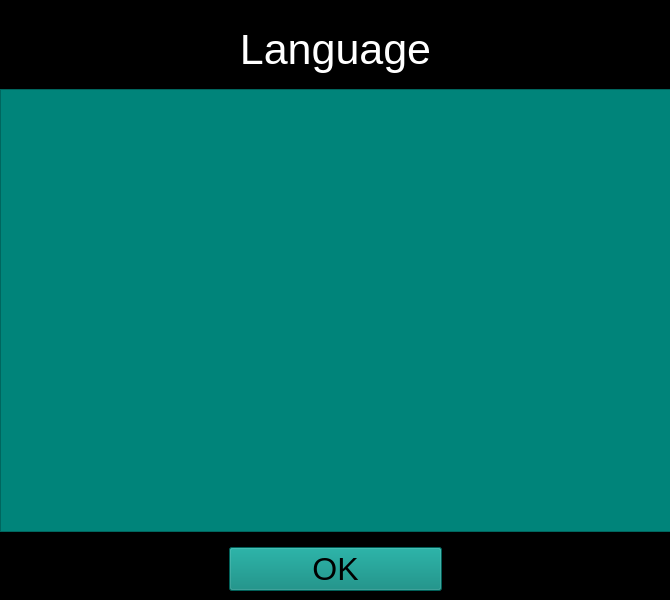
<?xml version="1.0" encoding="UTF-8"?>
<ui version="4.0">
 <class>language_window</class>
 <widget class="QMainWindow" name="language_window">
  <property name="geometry">
   <rect>
    <x>0</x>
    <y>0</y>
    <width>670</width>
    <height>600</height>
   </rect>
  </property>
  <property name="windowTitle">
   <string>MainWindow</string>
  </property>
  <property name="styleSheet">
   <string notr="true">color: rgb(255, 255, 255);
background-color: rgb(0, 0, 0);</string>
  </property>
  <widget class="QWidget" name="centralwidget">
   <widget class="QStackedWidget" name="stackedWidget">
    <property name="geometry">
     <rect>
      <x>0</x>
      <y>0</y>
      <width>670</width>
      <height>600</height>
     </rect>
    </property>
    <property name="sizePolicy">
     <sizepolicy hsizetype="Expanding" vsizetype="Expanding">
      <horstretch>0</horstretch>
      <verstretch>0</verstretch>
     </sizepolicy>
    </property>
    <property name="frameShape">
     <enum>QFrame::NoFrame</enum>
    </property>
    <property name="frameShadow">
     <enum>QFrame::Plain</enum>
    </property>
    <property name="currentIndex">
     <number>0</number>
    </property>
    <widget class="QWidget" name="page">
     <widget class="QWidget" name="verticalLayoutWidget">
      <property name="geometry">
       <rect>
        <x>0</x>
        <y>0</y>
        <width>671</width>
        <height>601</height>
       </rect>
      </property>
      <layout class="QVBoxLayout" name="verticalLayout">
       <property name="spacing">
        <number>15</number>
       </property>
       <property name="sizeConstraint">
        <enum>QLayout::SetDefaultConstraint</enum>
       </property>
       <property name="topMargin">
        <number>25</number>
       </property>
       <property name="bottomMargin">
        <number>10</number>
       </property>
       <item>
        <widget class="QLabel" name="label">
         <property name="font">
          <font>
           <pointsize>32</pointsize>
          </font>
         </property>
         <property name="styleSheet">
          <string notr="true">color: rgb(255, 255, 255);
background-color: rgb(0, 0, 0);</string>
         </property>
         <property name="text">
          <string>Language</string>
         </property>
         <property name="alignment">
          <set>Qt::AlignCenter</set>
         </property>
        </widget>
       </item>
       <item>
        <widget class="QListWidget" name="languages_list">
         <property name="font">
          <font>
           <family>Ubuntu</family>
           <pointsize>20</pointsize>
           <weight>50</weight>
           <italic>false</italic>
           <bold>false</bold>
           <kerning>false</kerning>
          </font>
         </property>
         <property name="styleSheet">
          <string notr="true">background-color: rgb(0, 132, 122);
color: rgb(0, 0, 0);</string>
         </property>
         <property name="autoScrollMargin">
          <number>20</number>
         </property>
        </widget>
       </item>
       <item>
        <layout class="QHBoxLayout" name="horizontalLayout">
         <property name="sizeConstraint">
          <enum>QLayout::SetDefaultConstraint</enum>
         </property>
         <item>
          <widget class="Line" name="line">
           <property name="sizePolicy">
            <sizepolicy hsizetype="Expanding" vsizetype="Fixed">
             <horstretch>0</horstretch>
             <verstretch>0</verstretch>
            </sizepolicy>
           </property>
           <property name="orientation">
            <enum>Qt::Horizontal</enum>
           </property>
          </widget>
         </item>
         <item>
          <widget class="QPushButton" name="ok_button">
           <property name="sizePolicy">
            <sizepolicy hsizetype="Expanding" vsizetype="Fixed">
             <horstretch>0</horstretch>
             <verstretch>0</verstretch>
            </sizepolicy>
           </property>
           <property name="font">
            <font>
             <pointsize>24</pointsize>
            </font>
           </property>
           <property name="styleSheet">
            <string notr="true">background-color: rgb(0, 132, 122);
color: rgb(0, 0, 0);</string>
           </property>
           <property name="text">
            <string>OK</string>
           </property>
          </widget>
         </item>
         <item>
          <widget class="Line" name="line_2">
           <property name="sizePolicy">
            <sizepolicy hsizetype="Expanding" vsizetype="Minimum">
             <horstretch>0</horstretch>
             <verstretch>0</verstretch>
            </sizepolicy>
           </property>
           <property name="orientation">
            <enum>Qt::Vertical</enum>
           </property>
          </widget>
         </item>
        </layout>
       </item>
      </layout>
     </widget>
    </widget>
    <widget class="QWidget" name="page_2">
     <widget class="QWidget" name="verticalLayoutWidget_2">
      <property name="geometry">
       <rect>
        <x>0</x>
        <y>0</y>
        <width>671</width>
        <height>601</height>
       </rect>
      </property>
      <layout class="QVBoxLayout" name="verticalLayout_2">
       <property name="spacing">
        <number>25</number>
       </property>
       <property name="leftMargin">
        <number>10</number>
       </property>
       <property name="rightMargin">
        <number>10</number>
       </property>
       <item>
        <widget class="Line" name="line_3">
         <property name="sizePolicy">
          <sizepolicy hsizetype="Expanding" vsizetype="Expanding">
           <horstretch>0</horstretch>
           <verstretch>1</verstretch>
          </sizepolicy>
         </property>
         <property name="orientation">
          <enum>Qt::Horizontal</enum>
         </property>
        </widget>
       </item>
       <item>
        <widget class="QLabel" name="loading_label">
         <property name="sizePolicy">
          <sizepolicy hsizetype="Expanding" vsizetype="Fixed">
           <horstretch>0</horstretch>
           <verstretch>0</verstretch>
          </sizepolicy>
         </property>
         <property name="font">
          <font>
           <pointsize>35</pointsize>
          </font>
         </property>
         <property name="text">
          <string>Loading</string>
         </property>
         <property name="alignment">
          <set>Qt::AlignCenter</set>
         </property>
        </widget>
       </item>
       <item>
        <widget class="QProgressBar" name="loading_bar">
         <property name="value">
          <number>0</number>
         </property>
        </widget>
       </item>
       <item>
        <widget class="Line" name="line_4">
         <property name="sizePolicy">
          <sizepolicy hsizetype="Expanding" vsizetype="Expanding">
           <horstretch>0</horstretch>
           <verstretch>2</verstretch>
          </sizepolicy>
         </property>
         <property name="orientation">
          <enum>Qt::Horizontal</enum>
         </property>
        </widget>
       </item>
      </layout>
     </widget>
    </widget>
   </widget>
  </widget>
 </widget>
 <resources/>
 <connections/>
</ui>
